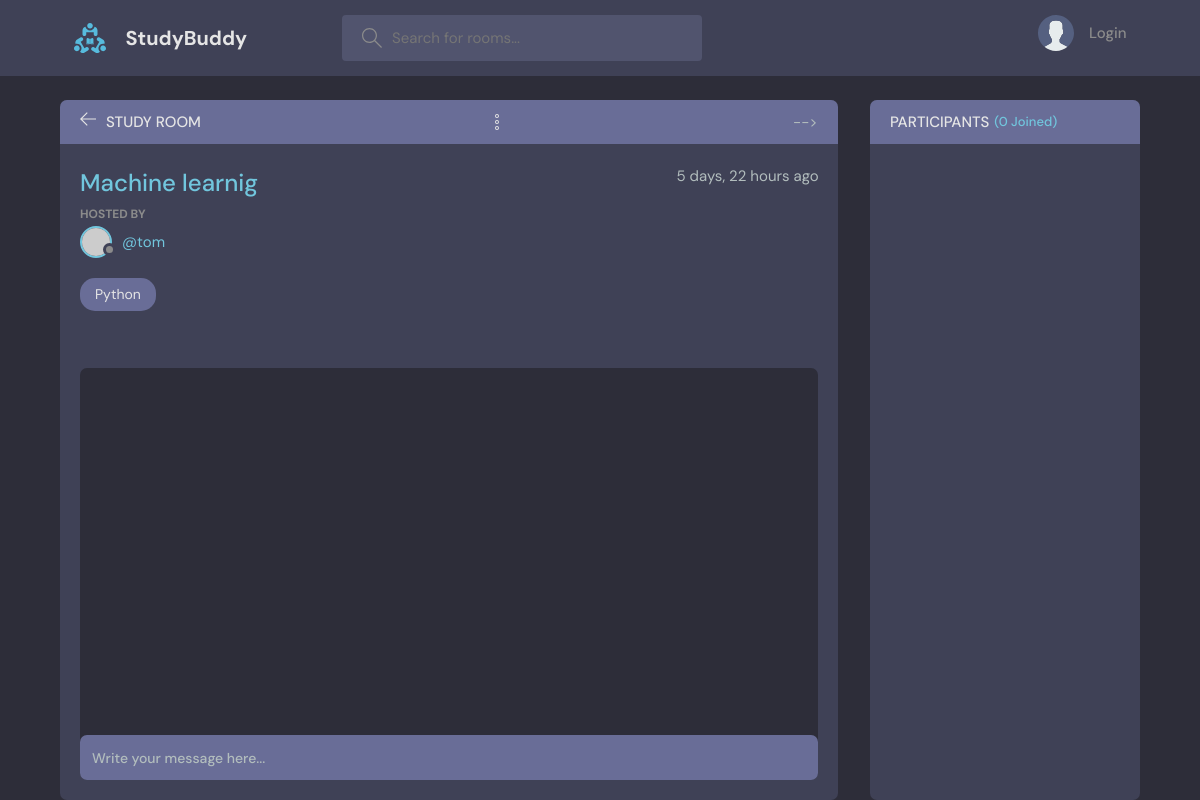
The page /base/room/5/ on the database as committed earlier.
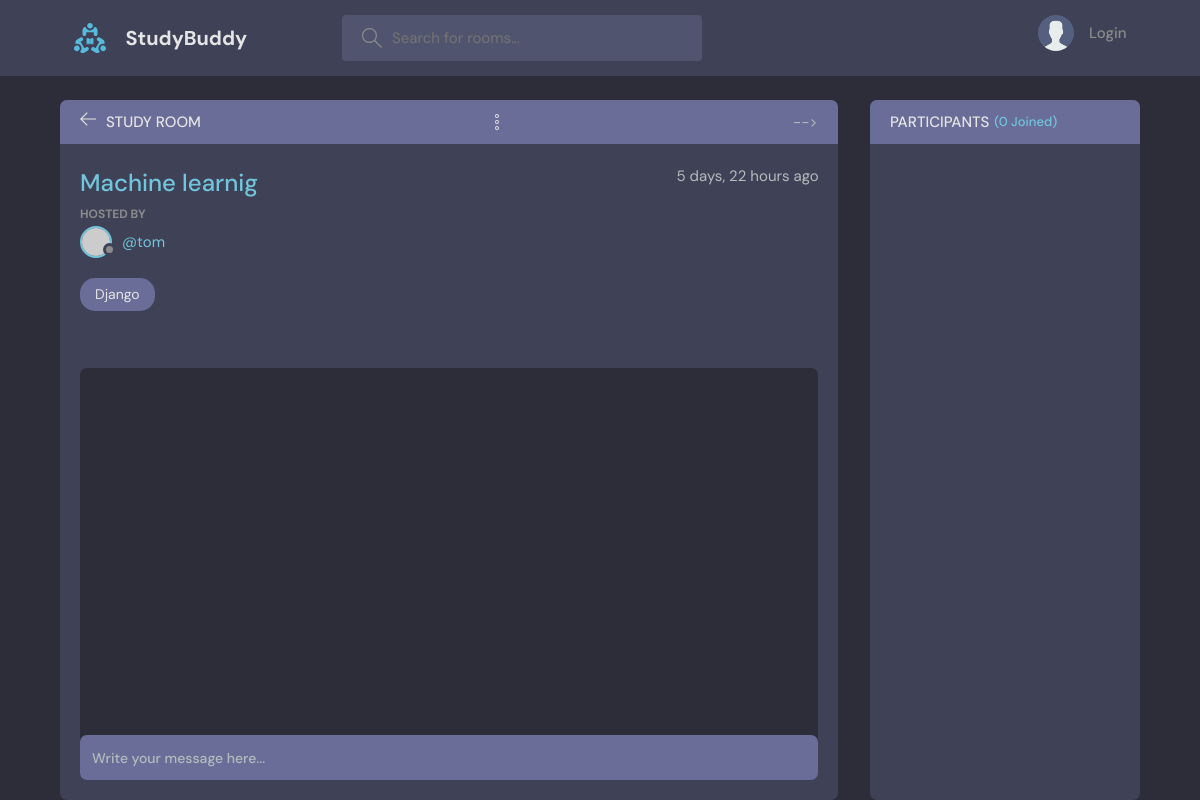
The same page on the database as committed later.
### base/models.py (models this page shows, shortened)
class Room(models.Model):
    host = models.ForeignKey(User, on_delete=models.CASCADE, null =True)
    topic = models.ForeignKey(Topic, on_delete=models.SET_NULL, null =True)
    name = models.CharField(max_length=200)
    description = models.TextField(null=True, blank=True)
    participants = models.ManyToManyField(User, related_name='participants', blank=True)
    updated = models.DateTimeField(auto_now=True)
    created = models.DateTimeField(auto_now_add=True)
    class Meta:
        ordering = ['-updated', '-created']

class Topic (models.Model):
    name = models.CharField(max_length = 200)
    def __str__(self):
        return self.name

### base/views.py (the view, shortened to what this page needs)
# urls.py: path("room/<str:pk>/", views.room, name="base.room"),
def room(request,pk):
    room = Room.objects.get(id=pk)
    roomMessages = room.message_set.all()
    participants = room.participants.all()
    context = {'room': room, 'roomMessages':roomMessages, 'participants':participants}
    return render(request,'base/Rooms.html', context)

### base/templates/base/Rooms.html (shortened to what this page needs)
{% extends 'main.html' %} {% block content %}
<main class="profile-page layout layout--2">
  <div class="container">
    <div class="room">
      <div class="room__top">
        <div class="room__topLeft">
          <a href="{% url 'base.home' %}">
            <svg
              version="1.1"
              xmlns="http://www.w3.org/2000/svg"
              width="32"
              height="32"
              viewBox="0 0 32 32"
            >
              <title>arrow-left</title>
              <path
                d="M13.723 2.286l-13.723 13.714 13.719 13.714 1.616-1.611-10.96-10.96h27.625v-2.286h-27.625l10.965-10.965-1.616-1.607z"
              ></path>
            </svg>
          </a>
          <h3>Study Room</h3>
        </div>
          </button> -->
      </div>
      <div class="room__box scroll">
        <div class="room__header scroll">
          <div class="room__info">
            <h3>{{room.name}}</h3>
            <span>{{room.created|timesince}} ago</span>
          </div>
          <div class="room__hosted">
            <p>Hosted By</p>
            <a href="{% url 'base.userProfile' room.host.id %}" class="room__author">
              <div class="avatar avatar--small">
                <img src="https://randomuser.me/api/portraits/men/37.jpg" />
              </div>
              <span>@{{room.host.username}}</span>
            </a>
          </div>
          <span class="room__topics">{{room.topic}}</span>
        </div>
        <div class="room__conversation">
          <div class="threads scroll">
          </div>
        </div>
      </div>
      <div class="room__message">
        <form action="", method="POST">
          <input name="body" placeholder="Write your message here..." />
        </form>
      </div>
    </div>
    <div class="participants">
      <h3 class="participants__top">
        Participants <span>({{participants.count}} Joined)</span>
      </h3>
      <div class="participants__list scroll">
      </div>
    </div>
  </div>
</main>
{% endblock content %}

Rows that differ between the two databases and show on the page:
changed Room "Machine learnig": topic "Python" → "Django"
